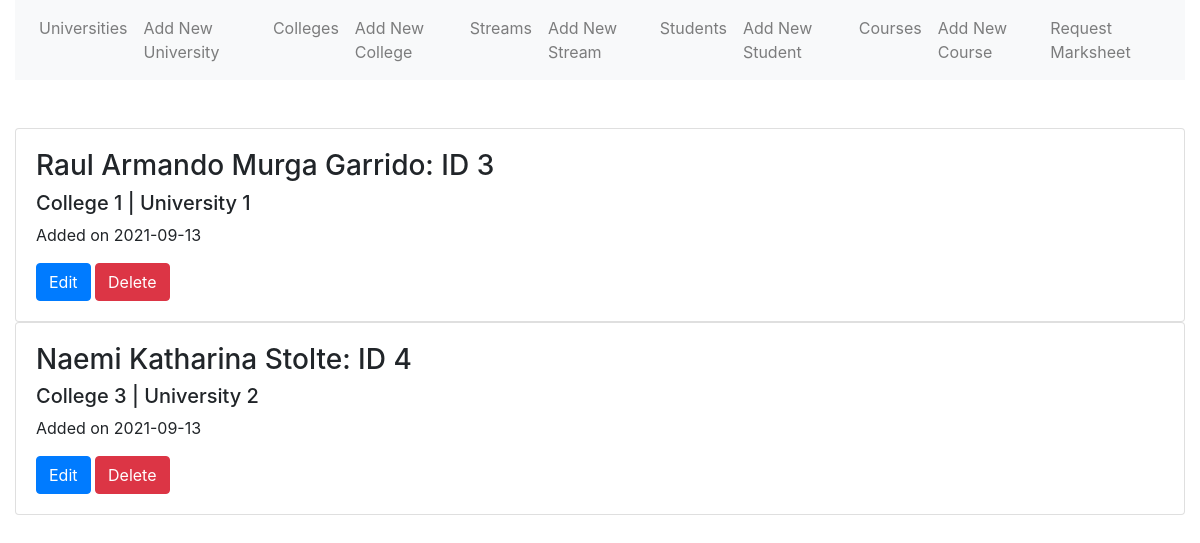
Before: /students with the older database file.
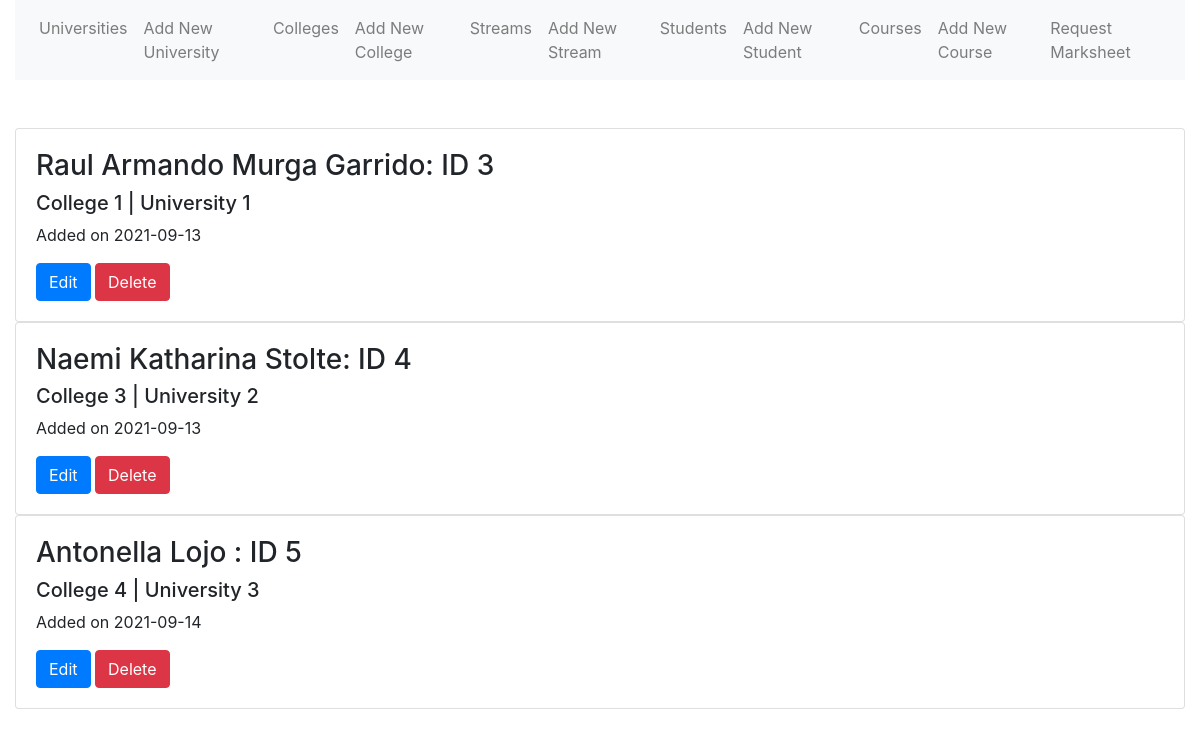
After: the same page with the newer database file.
### models.py (models this page shows, shortened)
class Student(db.Model):
    __tablename__ = 'student'
    id = db.Column(db.Integer, primary_key=True)
    created_at = db.Column(db.Date, nullable = False, default=datetime.utcnow())
    name = db.Column(db.String(255))
    surname = db.Column(db.String(255))
    address = db.Column(db.String(255))
    phone_no = db.Column(db.String(10))
    std_code = db.Column(db.String(8))
    university_id = db.Column(db.Integer, db.ForeignKey("university.id"))# many2one
    university = db.relationship("University", back_populates="students")
    college_id = db.Column(db.Integer, db.ForeignKey("college.id"))# many2one
    college = db.relationship("College", back_populates='students')
    stream_id = db.Column(db.Integer, db.ForeignKey("stream.id"))# many2one
    stream = db.relationship("Stream", back_populates='students')
    courses = db.relationship('Course', back_populates='student')# one2many
    marksheets = db.relationship('Marksheet', back_populates='student')# one2many

### routes.py (the view)
@app.route('/students')
def students():
    students = models.Student.query.all()
    return render_template('students.html', students=students)

### templates/students.html
{% extends "base.html" %}
{% block main %}
  {% for student in students %}
    <div class="card">
      <div class="card-body">
        <h3>{{ student.name}} {{student.surname}}: ID {{ student.id }}</h3>
        <h5>College {{ student.college_id}} | University {{student.university_id}}</h5>
        <p>Added on {{ student.created_at }}</p>
        <a href="{{ url_for('edit_student', student_id=student.id) }}" class="btn btn-primary">Edit</a>
        <a href="{{ url_for('delete_student', student_id=student.id) }}" class="btn btn-danger">Delete</a>
      </div>
    </div>
  {% endfor %}
{% endblock %}

Changed rows visible on the page:
added Student: name "Antonella", surname "Lojo", id "5", college_id "4", university_id "3", created_at "2021-09-14"
